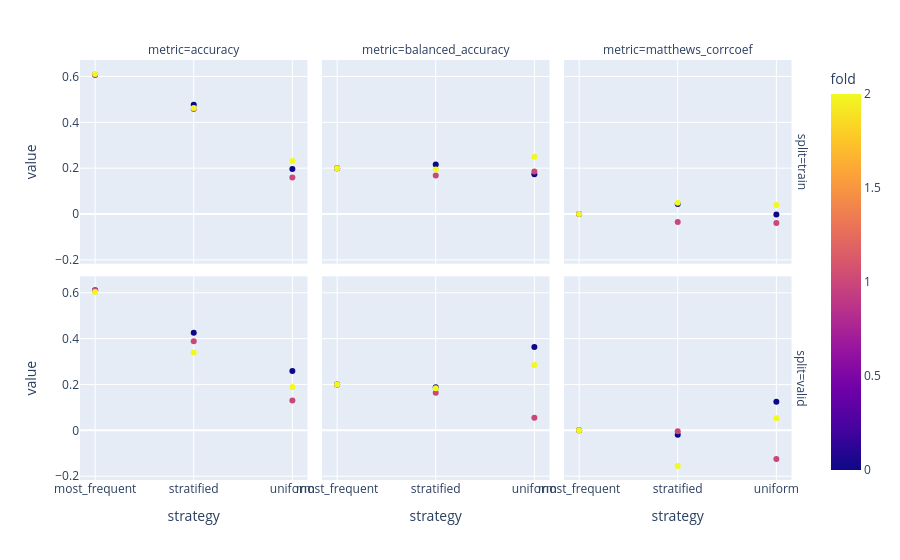

The notebook cell this image was saved under:
### Markdown cell above
How many values does a confusion matrix have?
- 1 for each data point, i.e. 1 for each patient.

How many classes are there?
- The number of diagnoses(5) or ECGs. (Diagnosis: Myocardial infarction, Healthy control, 
Bundle branch block, Cardiomyopathy, Dysrhythmia)

### Code cell
strategy_scores = strategy_results[strategy_results["metric"] != "confusion_matrix"]
px.scatter(strategy_scores, facet_col="metric", facet_row="split", x="strategy", y="value", color="fold")

### Figure 1 — Plotly figure (JSON) as saved in the notebook; plotly's stock layout.template omitted (floating-point values rounded to 4 significant figures)
{"data": [{"hovertemplate": "split=train<br>metric=accuracy<br>strategy=%{x}<br>value=%{y}<br>fold=%{marker.color}<extra></extra>", "legendgroup": "", "marker": {"color": [0, 1, 2, 0, 1, 2, 0, 1, 2], "coloraxis": "coloraxis", "symbol": "circle"}, "mode": "markers", "name": "", "orientation": "v", "showlegend": false, "type": "scatter", "x": ["most_frequent", "most_frequent", "most_frequent", "stratified", "stratified", "stratified", "uniform", "uniform", "uniform"], "xaxis": "x4", "y": [0.6075, 0.6075, 0.6111, 0.4766, 0.4579, 0.463, 0.1963, 0.1589, 0.2315], "yaxis": "y4"}, {"hovertemplate": "split=train<br>metric=balanced_accuracy<br>strategy=%{x}<br>value=%{y}<br>fold=%{marker.color}<extra></extra>", "legendgroup": "", "marker": {"color": [0, 1, 2, 0, 1, 2, 0, 1, 2], "coloraxis": "coloraxis", "symbol": "circle"}, "mode": "markers", "name": "", "orientation": "v", "showlegend": false, "type": "scatter", "x": ["most_frequent", "most_frequent", "most_frequent", "stratified", "stratified", "stratified", "uniform", "uniform", "uniform"], "xaxis": "x5", "y": [0.2, 0.2, 0.2, 0.2161, 0.1676, 0.1939, 0.174, 0.1854, 0.2494], "yaxis": "y5"}, {"hovertemplate": "split=train<br>metric=matthews_corrcoef<br>strategy=%{x}<br>value=%{y}<br>fold=%{marker.color}<extra></extra>", "legendgroup": "", "marker": {"color": [0, 1, 2, 0, 1, 2, 0, 1, 2], "coloraxis": "coloraxis", "symbol": "circle"}, "mode": "markers", "name": "", "orientation": "v", "showlegend": false, "type": "scatter", "x": ["most_frequent", "most_frequent", "most_frequent", "stratified", "stratified", "stratified", "uniform", "uniform", "uniform"], "xaxis": "x6", "y": [0, 0, 0, 0.0435, -0.03449, 0.04913, -0.001547, -0.0395, 0.03939], "yaxis": "y6"}, {"hovertemplate": "split=valid<br>metric=accuracy<br>strategy=%{x}<br>value=%{y}<br>fold=%{marker.color}<extra></extra>", "legendgroup": "", "marker": {"color": [0, 1, 2, 0, 1, 2, 0, 1, 2], "coloraxis": "coloraxis", "symbol": "circle"}, "mode": "markers", "name": "", "orientation": "v", "showlegend": false, "type": "scatter", "x": ["most_frequent", "most_frequent", "most_frequent", "stratified", "stratified", "stratified", "uniform", "uniform", "uniform"], "xaxis": "x", "y": [0.6111, 0.6111, 0.6038, 0.4259, 0.3889, 0.3396, 0.2593, 0.1296, 0.1887], "yaxis": "y"}, {"hovertemplate": "split=valid<br>metric=balanced_accuracy<br>strategy=%{x}<br>value=%{y}<br>fold=%{marker.color}<extra></extra>", "legendgroup": "", "marker": {"color": [0, 1, 2, 0, 1, 2, 0, 1, 2], "coloraxis": "coloraxis", "symbol": "circle"}, "mode": "markers", "name": "", "orientation": "v", "showlegend": false, "type": "scatter", "x": ["most_frequent", "most_frequent", "most_frequent", "stratified", "stratified", "stratified", "uniform", "uniform", "uniform"], "xaxis": "x2", "y": [0.2, 0.2, 0.2, 0.1879, 0.1636, 0.1833, 0.3636, 0.05455, 0.2854], "yaxis": "y2"}, {"hovertemplate": "split=valid<br>metric=matthews_corrcoef<br>strategy=%{x}<br>value=%{y}<br>fold=%{marker.color}<extra></extra>", "legendgroup": "", "marker": {"color": [0, 1, 2, 0, 1, 2, 0, 1, 2], "coloraxis": "coloraxis", "symbol": "circle"}, "mode": "markers", "name": "", "orientation": "v", "showlegend": false, "type": "scatter", "x": ["most_frequent", "most_frequent", "most_frequent", "stratified", "stratified", "stratified", "uniform", "uniform", "uniform"], "xaxis": "x3", "y": [0, 0, 0, -0.01964, -0.003974, -0.1559, 0.1251, -0.1256, 0.05319], "yaxis": "y3"}], "layout": {"annotations": [{"font": {}, "showarrow": false, "text": "metric=accuracy", "x": 0.1567, "xanchor": "center", "xref": "paper", "y": 1, "yanchor": "bottom", "yref": "paper"}, {"font": {}, "showarrow": false, "text": "metric=balanced_accuracy", "x": 0.49, "xanchor": "center", "xref": "paper", "y": 1, "yanchor": "bottom", "yref": "paper"}, {"font": {}, "showarrow": false, "text": "metric=matthews_corrcoef", "x": 0.8233, "xanchor": "center", "xref": "paper", "y": 1, "yanchor": "bottom", "yref": "paper"}, {"font": {}, "showarrow": false, "text": "split=valid", "textangle": 90, "x": 0.98, "xanchor": "left", "xref": "paper", "y": 0.2425, "yanchor": "middle", "yref": "paper"}, {"font": {}, "showarrow": false, "text": "split=train", "textangle": 90, "x": 0.98, "xanchor": "left", "xref": "paper", "y": 0.7575, "yanchor": "middle", "yref": "paper"}], "coloraxis": {"colorbar": {"title": {"text": "fold"}}, "colorscale": [[0, "#0d0887"], [0.1111, "#46039f"], [0.2222, "#7201a8"], [0.3333, "#9c179e"], [0.4444, "#bd3786"], [0.5556, "#d8576b"], [0.6667, "#ed7953"], [0.7778, "#fb9f3a"], [0.8889, "#fdca26"], [1, "#f0f921"]]}, "legend": {"tracegroupgap": 0}, "margin": {"t": 60}, "xaxis": {"anchor": "y", "domain": [0, 0.3133], "title": {"text": "strategy"}}, "xaxis2": {"anchor": "y2", "domain": [0.3333, 0.6467], "matches": "x", "title": {"text": "strategy"}}, "xaxis3": {"anchor": "y3", "domain": [0.6667, 0.98], "matches": "x", "title": {"text": "strategy"}}, "xaxis4": {"anchor": "y4", "domain": [0, 0.3133], "matches": "x", "showticklabels": false}, "xaxis5": {"anchor": "y5", "domain": [0.3333, 0.6467], "matches": "x", "showticklabels": false}, "xaxis6": {"anchor": "y6", "domain": [0.6667, 0.98], "matches": "x", "showticklabels": false}, "yaxis": {"anchor": "x", "domain": [0, 0.485], "title": {"text": "value"}}, "yaxis2": {"anchor": "x2", "domain": [0, 0.485], "matches": "y", "showticklabels": false}, "yaxis3": {"anchor": "x3", "domain": [0, 0.485], "matches": "y", "showticklabels": false}, "yaxis4": {"anchor": "x4", "domain": [0.515, 1], "matches": "y", "title": {"text": "value"}}, "yaxis5": {"anchor": "x5", "domain": [0.515, 1], "matches": "y", "showticklabels": false}, "yaxis6": {"anchor": "x6", "domain": [0.515, 1], "matches": "y", "showticklabels": false}}}
